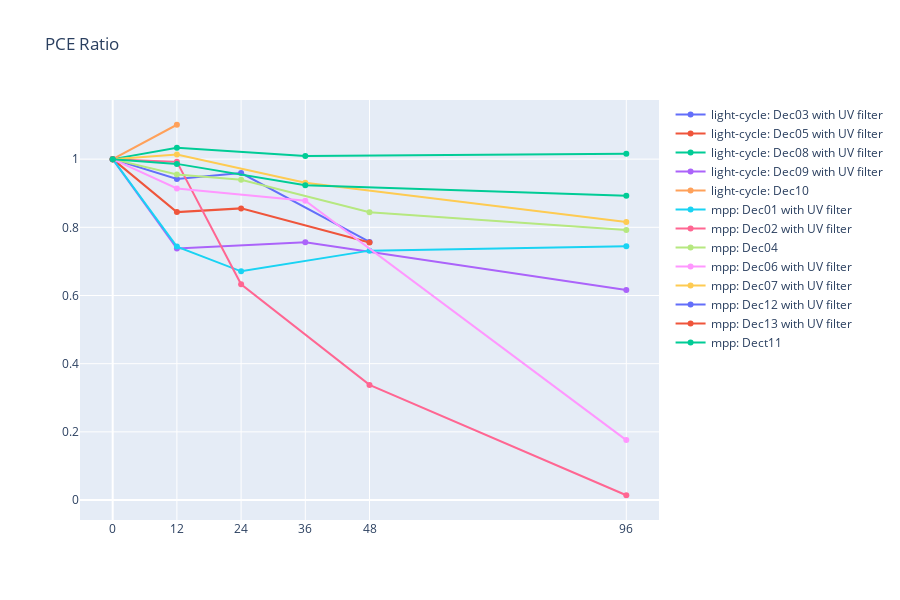

This figure's notebook cell:
### Markdown cell above
## Draw overall PCE ratio chart

### Code cell
mf.draw_cell_PCE_overview_ratio(data)

### Figure 1 — Plotly figure (JSON) as saved in the notebook; plotly's stock layout.template omitted (floating-point values rounded to 4 significant figures)
{"data": [{"connectgaps": true, "line": {"shape": "linear"}, "mode": "lines+markers", "name": "light-cycle: Dec03 with UV filter", "type": "scatter", "x": [0, 12, 24, 36, 48, 96], "y": [1, 0.9418, 0.9593, null, 0.7571, null]}, {"connectgaps": true, "line": {"shape": "linear"}, "mode": "lines+markers", "name": "light-cycle: Dec05 with UV filter", "type": "scatter", "x": [0, 12, 24, 36, 48, 96], "y": [1, 0.8446, 0.8555, null, 0.7555, null]}, {"connectgaps": true, "line": {"shape": "linear"}, "mode": "lines+markers", "name": "light-cycle: Dec08 with UV filter", "type": "scatter", "x": [0, 12, 24, 36, 48, 96], "y": [1, 1.034, null, 1.009, null, 1.016]}, {"connectgaps": true, "line": {"shape": "linear"}, "mode": "lines+markers", "name": "light-cycle: Dec09 with UV filter", "type": "scatter", "x": [0, 12, 24, 36, 48, 96], "y": [1, 0.738, null, 0.7563, null, 0.6159]}, {"connectgaps": true, "line": {"shape": "linear"}, "mode": "lines+markers", "name": "light-cycle: Dec10", "type": "scatter", "x": [0, 12, 24, 36, 48, 96], "y": [1, 1.101, null, null, null, null]}, {"connectgaps": true, "line": {"shape": "linear"}, "mode": "lines+markers", "name": "mpp: Dec01 with UV filter", "type": "scatter", "x": [0, 12, 24, 36, 48, 96], "y": [1, 0.7434, 0.6709, null, 0.7316, 0.7444]}, {"connectgaps": true, "line": {"shape": "linear"}, "mode": "lines+markers", "name": "mpp: Dec02 with UV filter", "type": "scatter", "x": [0, 12, 24, 36, 48, 96], "y": [1, 0.992, 0.6331, null, 0.3377, 0.01408]}, {"connectgaps": true, "line": {"shape": "linear"}, "mode": "lines+markers", "name": "mpp: Dec04", "type": "scatter", "x": [0, 12, 24, 36, 48, 96], "y": [1, 0.9548, 0.9394, null, 0.8441, 0.7919]}, {"connectgaps": true, "line": {"shape": "linear"}, "mode": "lines+markers", "name": "mpp: Dec06 with UV filter", "type": "scatter", "x": [0, 12, 24, 36, 48, 96], "y": [1, 0.9141, null, 0.8782, null, 0.1758]}, {"connectgaps": true, "line": {"shape": "linear"}, "mode": "lines+markers", "name": "mpp: Dec07 with UV filter", "type": "scatter", "x": [0, 12, 24, 36, 48, 96], "y": [1, 1.013, null, 0.9307, null, 0.8158]}, {"connectgaps": true, "line": {"shape": "linear"}, "mode": "lines+markers", "name": "mpp: Dec12 with UV filter", "type": "scatter", "x": [0, 12, 24, 36, 48, 96], "y": [1, null, null, null, null, null]}, {"connectgaps": true, "line": {"shape": "linear"}, "mode": "lines+markers", "name": "mpp: Dec13 with UV filter", "type": "scatter", "x": [0, 12, 24, 36, 48, 96], "y": [1, null, null, null, null, null]}, {"connectgaps": true, "line": {"shape": "linear"}, "mode": "lines+markers", "name": "mpp: Dect11", "type": "scatter", "x": [0, 12, 24, 36, 48, 96], "y": [1, 0.9861, null, 0.9232, null, 0.8928]}], "layout": {"height": 600, "title": {"text": "PCE Ratio"}, "xaxis": {"tickmode": "array", "tickvals": [0, 12, 24, 36, 48, 96]}}}
